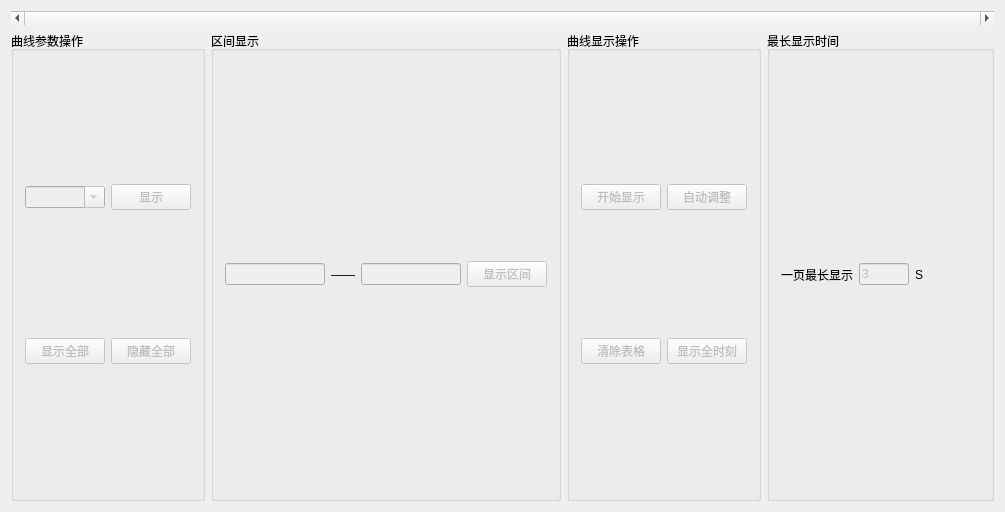
<?xml version="1.0" encoding="UTF-8"?>
<ui version="4.0">
 <class>painter</class>
 <widget class="QWidget" name="painter">
  <property name="geometry">
   <rect>
    <x>0</x>
    <y>0</y>
    <width>1005</width>
    <height>512</height>
   </rect>
  </property>
  <property name="windowTitle">
   <string>painter</string>
  </property>
  <layout class="QVBoxLayout" name="verticalLayout">
   <item>
    <layout class="QVBoxLayout" name="painterLayout">
     <item>
      <widget class="QScrollBar" name="painterScrollBar">
       <property name="minimum">
        <number>0</number>
       </property>
       <property name="maximum">
        <number>0</number>
       </property>
       <property name="singleStep">
        <number>1</number>
       </property>
       <property name="pageStep">
        <number>1</number>
       </property>
       <property name="value">
        <number>0</number>
       </property>
       <property name="sliderPosition">
        <number>0</number>
       </property>
       <property name="orientation">
        <enum>Qt::Horizontal</enum>
       </property>
      </widget>
     </item>
    </layout>
   </item>
   <item>
    <layout class="QHBoxLayout" name="horizontalLayout">
     <item>
      <widget class="QGroupBox" name="lineChangedGroup">
       <property name="title">
        <string>曲线参数操作</string>
       </property>
       <layout class="QVBoxLayout" name="verticalLayout_2">
        <item>
         <layout class="QHBoxLayout" name="horizontalLayout_6">
          <item>
           <widget class="QComboBox" name="selectLIneComboBox">
            <property name="enabled">
             <bool>false</bool>
            </property>
            <property name="editable">
             <bool>true</bool>
            </property>
           </widget>
          </item>
          <item>
           <widget class="QPushButton" name="selectLIneButton">
            <property name="enabled">
             <bool>false</bool>
            </property>
            <property name="text">
             <string>显示</string>
            </property>
           </widget>
          </item>
         </layout>
        </item>
        <item>
         <layout class="QHBoxLayout" name="horizontalLayout_5">
          <item>
           <widget class="QPushButton" name="showAllButton">
            <property name="enabled">
             <bool>false</bool>
            </property>
            <property name="text">
             <string>显示全部</string>
            </property>
           </widget>
          </item>
          <item>
           <widget class="QPushButton" name="hideAllButton">
            <property name="enabled">
             <bool>false</bool>
            </property>
            <property name="text">
             <string>隐藏全部</string>
            </property>
           </widget>
          </item>
         </layout>
        </item>
       </layout>
      </widget>
     </item>
     <item>
      <layout class="QVBoxLayout" name="verticalLayout_3">
       <item>
        <widget class="QGroupBox" name="viewGroup">
         <property name="title">
          <string>区间显示</string>
         </property>
         <layout class="QHBoxLayout" name="horizontalLayout_3">
          <item>
           <widget class="QLineEdit" name="uperTimeEdit">
            <property name="enabled">
             <bool>false</bool>
            </property>
            <property name="maximumSize">
             <size>
              <width>100</width>
              <height>16777215</height>
             </size>
            </property>
           </widget>
          </item>
          <item>
           <widget class="QLabel" name="label_3">
            <property name="text">
             <string>——</string>
            </property>
           </widget>
          </item>
          <item>
           <widget class="QLineEdit" name="downTimeEdit">
            <property name="enabled">
             <bool>false</bool>
            </property>
            <property name="maximumSize">
             <size>
              <width>100</width>
              <height>16777215</height>
             </size>
            </property>
           </widget>
          </item>
          <item>
           <widget class="QPushButton" name="showRegionTimeButton">
            <property name="enabled">
             <bool>false</bool>
            </property>
            <property name="text">
             <string>显示区间</string>
            </property>
           </widget>
          </item>
         </layout>
        </widget>
       </item>
      </layout>
     </item>
     <item>
      <widget class="QGroupBox" name="lineGroup">
       <property name="title">
        <string>曲线显示操作</string>
       </property>
       <layout class="QGridLayout" name="gridLayout">
        <item row="0" column="0">
         <widget class="QPushButton" name="pauseShowButton">
          <property name="enabled">
           <bool>false</bool>
          </property>
          <property name="text">
           <string>开始显示</string>
          </property>
         </widget>
        </item>
        <item row="0" column="1">
         <widget class="QPushButton" name="autoAbjustButton">
          <property name="enabled">
           <bool>false</bool>
          </property>
          <property name="text">
           <string>自动调整</string>
          </property>
         </widget>
        </item>
        <item row="1" column="0">
         <widget class="QPushButton" name="clearLineButton">
          <property name="enabled">
           <bool>false</bool>
          </property>
          <property name="text">
           <string>清除表格</string>
          </property>
         </widget>
        </item>
        <item row="1" column="1">
         <widget class="QPushButton" name="viewAllButton">
          <property name="enabled">
           <bool>false</bool>
          </property>
          <property name="text">
           <string>显示全时刻</string>
          </property>
         </widget>
        </item>
       </layout>
      </widget>
     </item>
     <item>
      <widget class="QGroupBox" name="longestTimeGroup">
       <property name="title">
        <string>最长显示时间</string>
       </property>
       <layout class="QHBoxLayout" name="horizontalLayout_2">
        <item>
         <widget class="QLabel" name="label">
          <property name="text">
           <string>一页最长显示</string>
          </property>
         </widget>
        </item>
        <item>
         <widget class="QLineEdit" name="longestTimeEdit">
          <property name="enabled">
           <bool>false</bool>
          </property>
          <property name="maximumSize">
           <size>
            <width>50</width>
            <height>16777215</height>
           </size>
          </property>
          <property name="text">
           <string>3</string>
          </property>
         </widget>
        </item>
        <item>
         <widget class="QLabel" name="label_2">
          <property name="text">
           <string>S</string>
          </property>
         </widget>
        </item>
        <item>
         <layout class="QVBoxLayout" name="verticalLayout_4"/>
        </item>
       </layout>
      </widget>
     </item>
    </layout>
   </item>
  </layout>
 </widget>
 <layoutdefault spacing="6" margin="11"/>
 <resources/>
 <connections/>
</ui>
